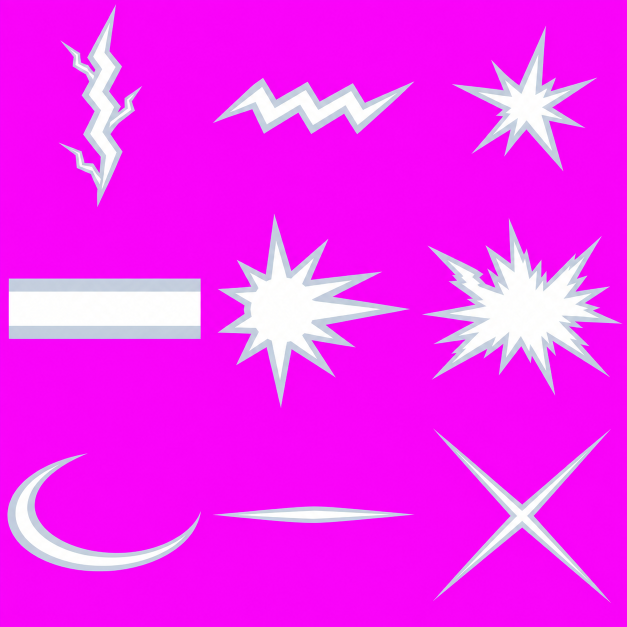
#> input picture UnityResources/Rats/FX_Beam/Sheets/fx_beam.png, 1254 x 1254 px (shown at 1/2 size)
$ python -i slice_expansion.py   (imports and definitions only)
#> lines starting #> are read from the running program, lines starting #| are printed output that depends on the picture; after the words box and inside, x2 and y2 are one past the last pixel; in counts of white or black regions, pixels touching at a corner belong together
### Tools/slice_rat_parts.py
"""Codex 쥐 파츠 시트(자홍 배경, 5열: 머리·몸통·꼬리·앞다리·뒷다리 / 한 줄 = 한 종) → 파츠 PNG + pivots.json 갱신
사용: python Tools/slice_rat_parts.py <시트.png> <행수> <종id,종id,...|-> [--props 행번호 이름,이름,...]
  종 id 가 '-' 인 행은 건너뜀. --props 는 그 행을 소품으로 잘라 UnityResources/Rats/NewRats/Props/ 에 저장
관절: 다리 = 윗면 가운데, 꼬리 = 왼쪽 끝, 머리 = 아래쪽 목 단면 가운데, 몸통 부착점 = 기존 쥐들 중앙값.
다리 배율: 앞발·뒷발 발끝이 같은 바닥선에 닿게 (앞발 1 기준)."""
import io, json, os, sys
import numpy as np
from PIL import Image
sys.path.insert(0, os.path.dirname(os.path.abspath(__file__)))

ROOT = os.path.dirname(os.path.dirname(os.path.abspath(__file__)))
RES = os.path.join(ROOT, 'UnityResources', 'Rats')
PARTS = ['head', 'torso', 'tail', 'front', 'back']
ANCHOR = {'neck': [0.069, 0.395], 'tail': [0.944, 0.531], 'shoulder': [0.238, 0.448], 'hip': [0.736, 0.325]}   # 기존 쥐 중앙값


def key_magenta(im):
    a = np.array(im.convert('RGB')).astype(np.int32)
    r, g, b = a[..., 0], a[..., 1], a[..., 2]
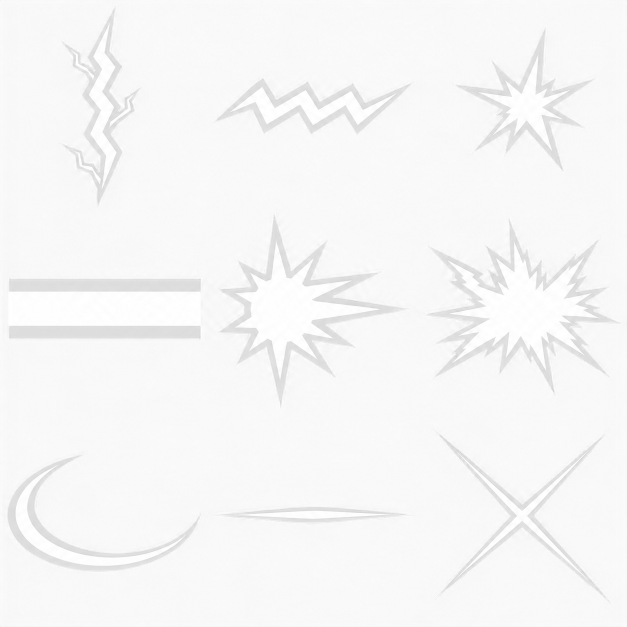
#> b: shape (1254, 1254) int32 (shown at 1/2 size); min 201, max 255, mean 246.7
    # 자홍(255,0,255)에서 멀수록 불투명. 가장자리는 부드럽게
    dist = np.sqrt((r - 255) ** 2 + g ** 2 + (b - 255) ** 2)
    alpha = np.clip((dist - 60) / 60, 0, 1)
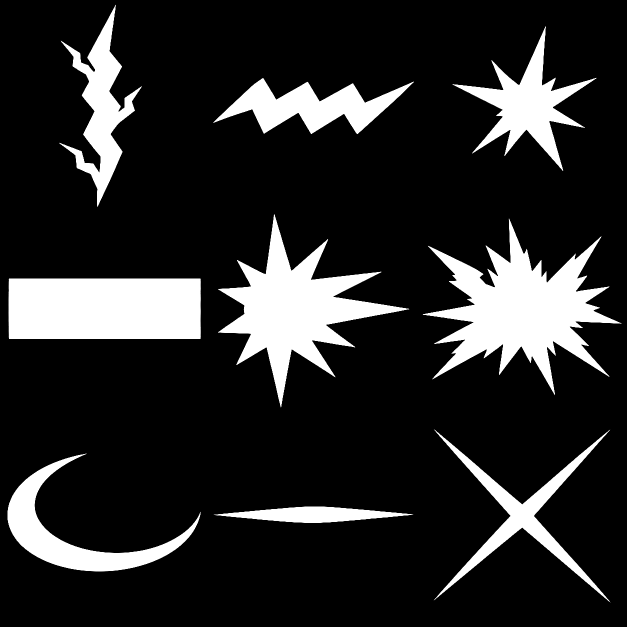
#> alpha: shape (1254, 1254) float64 (shown at 1/2 size); min 0, max 1, mean 0.159
    # 자홍이 섞인 가장자리 색 되돌리기 (탈색)
    k = 1 - alpha
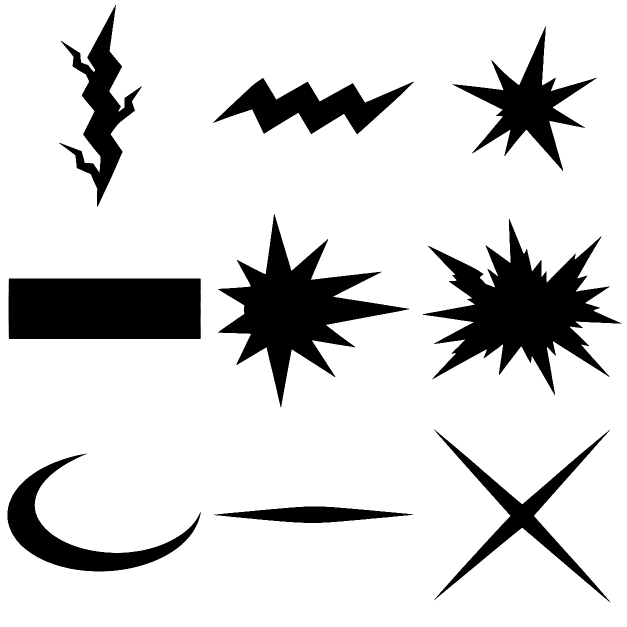
#> k: shape (1254, 1254) float64 (shown at 1/2 size); min 0, max 1, mean 0.841
    rgb = a.astype(np.float32)
    rgb[..., 0] = np.clip((rgb[..., 0] - 255 * k) / np.maximum(alpha, 1e-3), 0, 255)
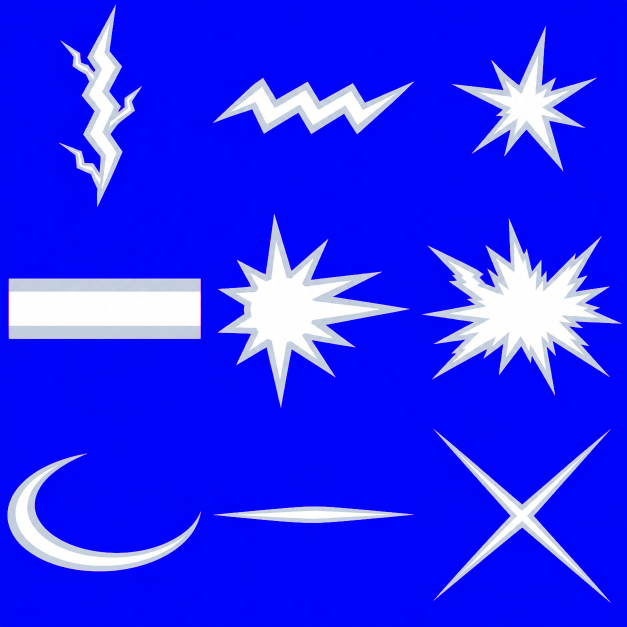
#> rgb: shape (1254, 1254, 3) float32 (shown at 1/2 size); mean R, G, B 35.6, 39, 250.3
    rgb[..., 2] = np.clip((rgb[..., 2] - 255 * k) / np.maximum(alpha, 1e-3), 0, 255)
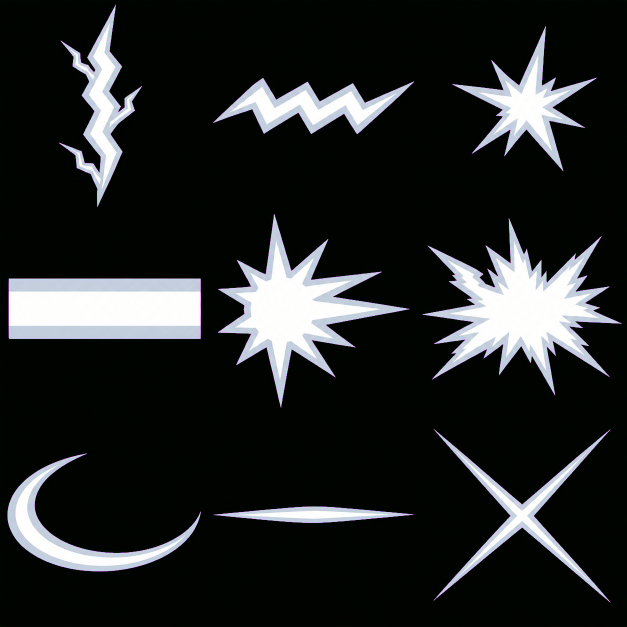
#> rgb: shape (1254, 1254, 3) float32 (shown at 1/2 size); mean R, G, B 35.6, 39, 37.9
    out = np.dstack([rgb, alpha * 255]).astype(np.uint8)
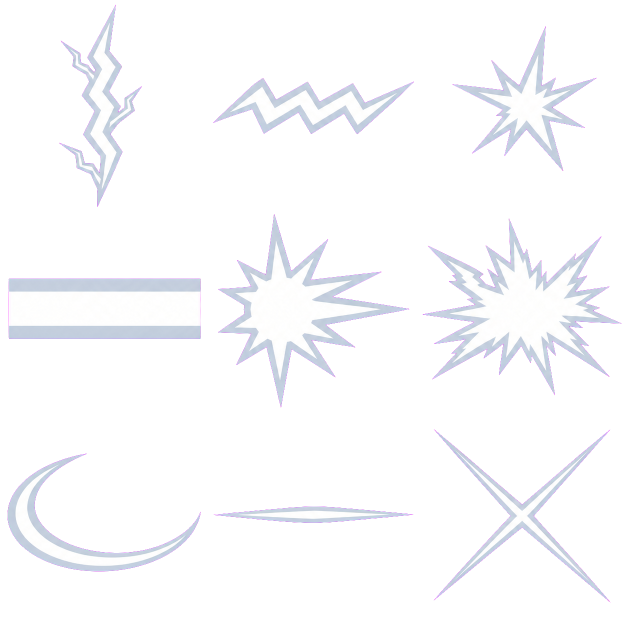
#> out: shape (1254, 1254, 4) (shown at 1/2 size); mean R, G, B, A 35.6, 38.7, 37.9, 40.4; transparent parts drawn white
    out[alpha <= 0.02] = 0
    return Image.fromarray(out, 'RGBA')


# [88 lines left out: functions crop, leg_pivot, tail_pivot, head_pivot, main, not called in this run]


# [2 lines that do not run on import are left out]

### Tools/slice_expansion.py
"""100층 확장 Codex 시트 자르기 (2026-10-19). 시트 = UnityResources/Rats/Expansion100/Sheets/<시트>.png (Tools/gen_expansion_prompts.py 칸 순서)
결과: UnityResources/Rats/Expansion100/<분류>/ (원본 보관) + Assets/Art/Rats/... 로 복사
  z1~z6  물건 18칸 → Expansion100/Items/<code>.png → Assets/Art/Rats/Expansion/Items/
  h1~h6  사람 4명 (머리·겁먹은 머리·몸통·팔·다리) → Humans/Parts/<code>/ + Humans/Parts/pivots.json → Assets/Art/Rats/Humans/Parts/<code>/
  hb1~2  사람 보스 3명 (머리·화난 머리·겁먹은 머리·몸통·팔·다리, headScale 0.8)
  cb1~4  고양이 보스 (Tools/slice_cat_parts.py --boss) → Cats/Parts/<code>/ → Assets/Art/Rats/Cats/Parts/<code>/
  mp1~2  밈 소품 18칸 → Expansion100/Memes/bm_*.png → Assets/Art/Rats/BossMeme/
  badges 훈장 9~16 → Rogue/rk_9~16 · 새 스킬 아이콘 → SkillIcons/cs_autopromote · cs_needdown (Assets/Art/Rats/Rogue · SkillIcons)
  floors · walls 구간 바닥 6 (640×544) · 벽 6 (높이 156) → Assets/Art/Stage/
그다음: python Tools/gen_sprite_pivots.py → 유니티 NKK/Reimport Art Sprites · Build Human/Cat Art Library · ItemManager Fill Item Sprites · Boss Fill Meme Sprites
사용: python Tools/slice_expansion.py [시트...]  (생략 = 있는 시트 전부)"""
import io, json, os, shutil, subprocess, sys
import numpy as np
from PIL import Image
sys.path.insert(0, os.path.dirname(os.path.abspath(__file__)))
from slice_rat_parts import key_magenta, crop
from slice_human_parts import biggest, band_x
import expansion_content as C

ROOT = os.path.dirname(os.path.dirname(os.path.abspath(__file__)))
RES = os.path.join(ROOT, 'UnityResources', 'Rats')
EXP = os.path.join(RES, 'Expansion100')
SHEETS = os.path.join(EXP, 'Sheets')
ART = os.path.join(ROOT, 'Unity_Making', 'NKK_Project', 'Assets', 'Art', 'Rats')
STAGE = os.path.join(ROOT, 'Unity_Making', 'NKK_Project', 'Assets', 'Art', 'Stage')

MEMES = {'mp1': ['bm_note', 'bm_happy_mini', 'bm_pop_wave', 'bm_cursor', 'bm_rock', 'bm_torch', 'bm_monke', 'bm_meteor', 'bm_raptor', 'bm_dart', 'bm_bucket', 'bm_concrete',
                 'bm_picket', 'bm_megaphone', 'bm_zzz', 'bm_rice_bowl', 'bm_rice_mountain', 'bm_ladle'],
         'mp2': ['bm_bubble', 'bm_wave', 'bm_fish', 'bm_anchor', 'bm_ink', 'bm_baby_shark', 'bm_fin', 'bm_sharknado', 'bm_shell', 'bm_airdrop', 'bm_pencil', 'bm_vent',
                 'bm_sus', 'bm_wrench', 'bm_moon', 'bm_joassu', 'bm_shades', 'bm_stop']}
CAT_ROWS = {'cb1': 'boss_happy,boss_pop,boss_union', 'cb2': 'boss_mermaid,boss_diver,boss_shark', 'cb3': 'boss_turret,boss_ryan,boss_fuhrer', 'cb4': 'boss_lasercat,boss_grumpy,-'}
HB_ROWS = {'hb1': ['boss_caveman', 'boss_keeper', 'boss_dino'], 'hb2': ['boss_kim', 'boss_hamba', 'boss_red']}
ZKEY = {'1': 'catlab', '2': 'dino', '3': 'construction', '4': 'ocean', '5': 'war', '6': 'space'}


def copy_to(src, dst):
    os.makedirs(os.path.dirname(dst), exist_ok=True); shutil.copy2(src, dst)


# [62 lines left out: functions cells, grid, humans, floors, not called in this run]


def walls(sheet):
    im = key_magenta(Image.open(sheet)); a = np.array(im)[..., 3] > 200
#> after `a = np.array(im)[..., 3] > 200`: a: shape (1254, 1254) bool; 15.8% white; 9 white regions, largest, box (x1, y1, x2, y2) and area: (846, 438, 1243, 790) 52637, (17, 557, 401, 678) 46394, (436, 429, 818, 814) 44431
    rows = a.mean(axis=1) > 0.6
    bands, y = [], 0
    while y < len(rows):
        if rows[y]:
            y0 = y
            while y < len(rows) and rows[y]: y += 1
            if y - y0 > 60: bands.append((y0, y))
        y += 1
#> this loop made 1133 passes
#> y0 on pass 558: 557
#> after the loop, bands = [(557, 678)]; y = 1254
    for i, (y0, y1) in enumerate(bands[:6]):
        line = a[(y0 + y1) // 2]; xs = np.nonzero(line)[0]
        sub = im.crop((xs.min() + 2, y0 + 1, xs.max() - 2, y1 - 1)).convert('RGB')
        sub = sub.resize((int(sub.width * 156 / sub.height), 156), Image.LANCZOS)
        f = os.path.join(EXP, 'Stage', C.WALL_ART[i] + '.png'); os.makedirs(os.path.dirname(f), exist_ok=True); sub.save(f)
        copy_to(f, os.path.join(STAGE, C.WALL_ART[i] + '.png'))
#> this loop made 1 pass
#> pass 1, in walls, `sub = im.crop((xs.min() + 2, y0 + 1, xs.max() - 2, y1 - 1)).convert('R..`:
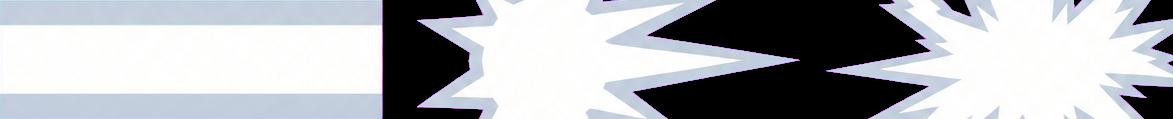
#> sub: PIL image 1173x119 RGB; mean R, G, B 174.5, 176.6, 181.6
    print('  벽', len(bands[:6]))
#|   벽 1


# [25 lines left out: function run, not called in this run]


# [4 lines not run here, left out]

>>> result = walls('../UnityResources/Rats/FX_Beam/Sheets/fx_beam.png')
